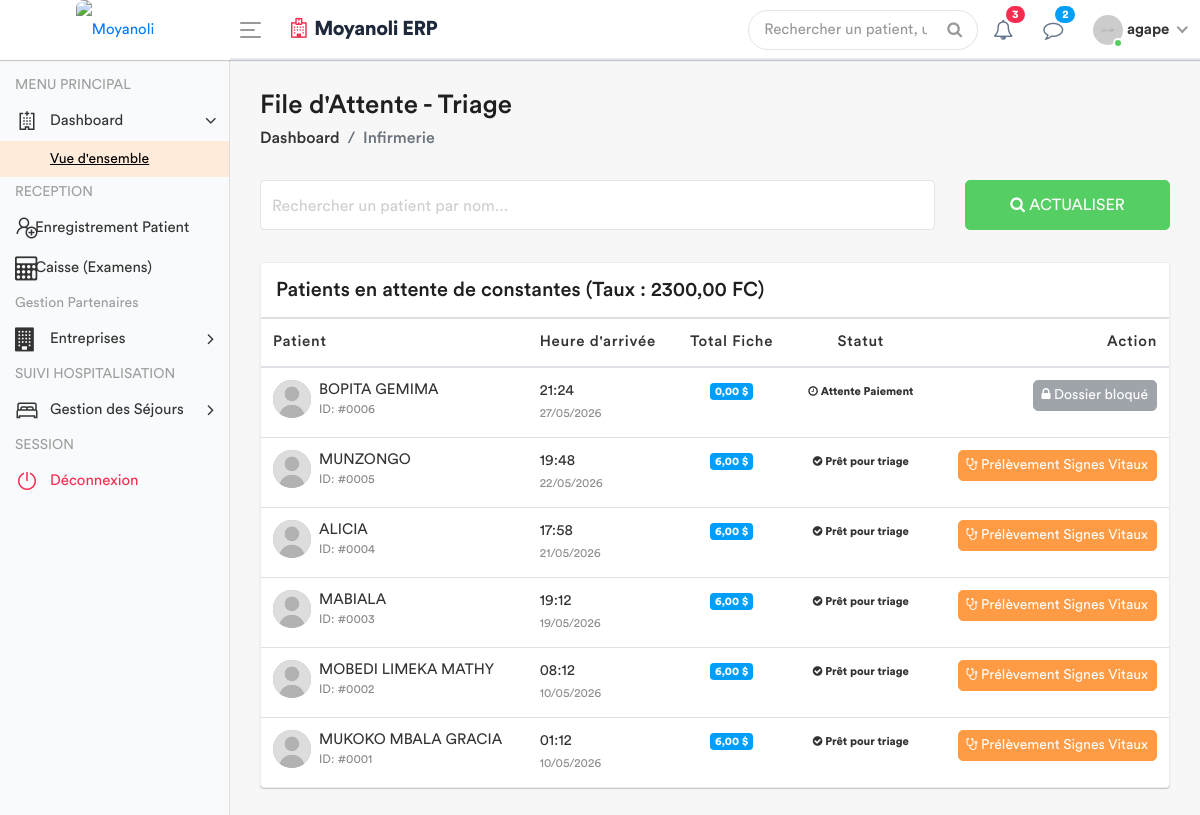
The page /infirmerie/attente/ (signed in) on the database as committed earlier.
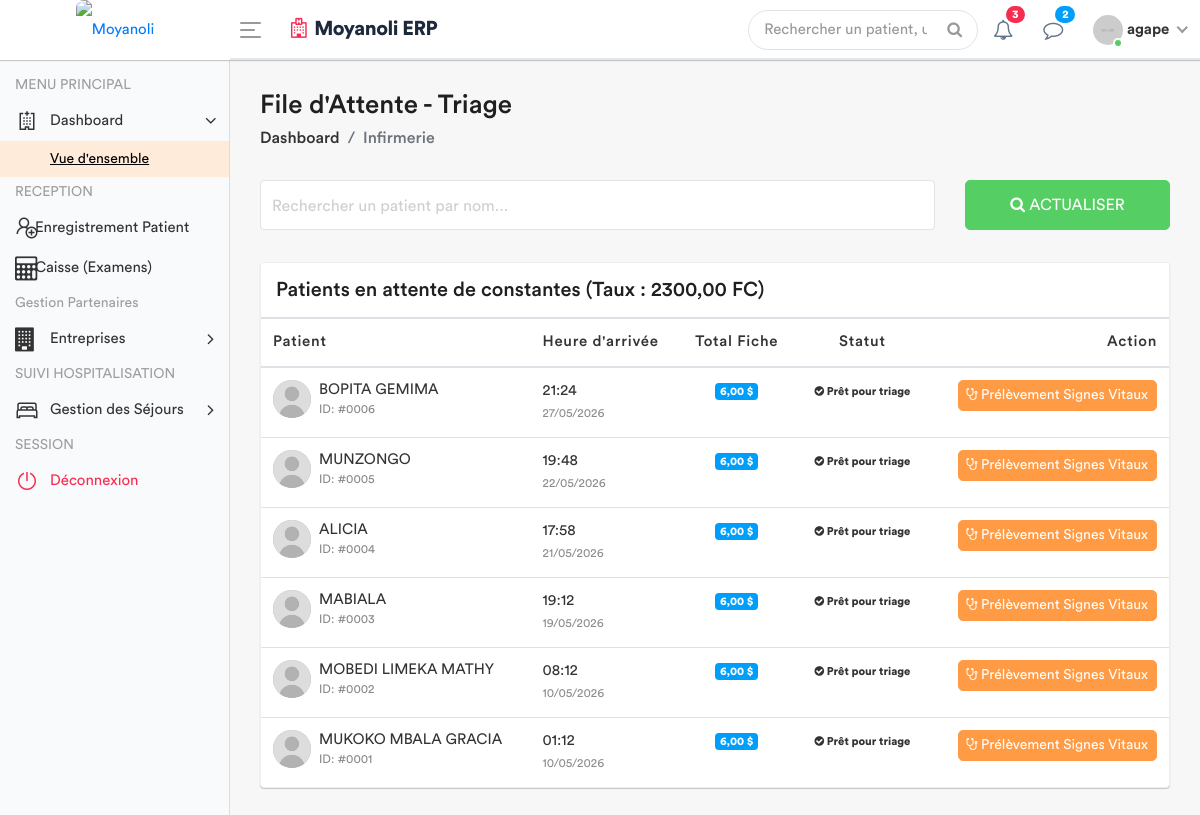
The same page on the database as committed later.
### apps/models.py (models this page shows, shortened)
class Patient(models.Model):
    code_patient = models.CharField(max_length=20, unique=True, editable=False)
    noms = models.CharField(max_length=100)
    service = models.ForeignKey('Service', on_delete=models.PROTECT, related_name='patients', null=True)
    sexe = models.CharField(max_length=1, choices=[('M', 'Masculin'), ('F', 'Féminin')])
    age = models.CharField(max_length=30)
    adresse = models.TextField()
    telephone = models.CharField(max_length=20)
    fiche_payee = models.BooleanField(default=False) # Pour le 1er passage
    created_by = models.ForeignKey(User, on_delete=models.SET_NULL, null=True, related_name='patients_crees')
    date_creation = models.DateTimeField(auto_now_add=True)
    date_modification = models.DateTimeField(auto_now=True)

### apps/views.py (the view)
# urls.py: path('infirmerie/attente/', views.liste_attente_triage, name='liste_attente_triage'),
@login_required
def liste_attente_triage(request):
    config = ConfigurationHopital.objects.first()
    taux = config.taux_usd_en_cdf if config else 2300.00
    patients_liste = Patient.objects.all().order_by('-date_creation')
    for patient in patients_liste:
        paiements = Paiement.objects.filter(patient=patient, service='FICHE')
        total_usd = 0
        for p in paiements:
            if p.devise == 'USD':
                total_usd += p.montant_verse
            else:
                total_usd += (p.montant_verse / taux)
        patient.total_fiche_usd = total_usd
        patient.a_solde_fiche = total_usd >= 6.00
    role = Fonction.objects.filter(userKey=request.user).first()
    fonctionKey = role.fonctionKey.roleName if role else None
    return render(request, 'back-end/infirmerie/liste_attente.html', {
        'patients': patients_liste,
        'taux': taux ,
        'fonctionKey' : fonctionKey
    })

### apps/templates/back-end/infirmerie/liste_attente.html (shortened to what the changed rows need)
<!DOCTYPE html>
{% load static %}
<html lang="fr">
    <head>
        {% include 'back-end/includes/css.html' %}
    </head>
    <body>
        <div class="main-wrapper">
            <div class="page-wrapper">
                <div class="content container-fluid">
                    <div class="card card-table mt-3">
                        <div class="card-body">
                            <div class="table-responsive">
                                <table class="table table-hover table-center mb-0" id="patientTable">
                                    <thead>
                                        <tr>
                                            <th>Patient</th>
                                            <th>Heure d'arrivée</th>
                                            <th class="text-center">Total Fiche</th>
                                            <th class="text-center">Statut</th>
                                            <th class="text-right">Action</th>
                                        </tr>
                                    </thead>
                                    <tbody>
                                        {% for patient in patients %}
                                        <tr>
                                            <td>
                                                <h2 class="table-avatar">
                                                    <a href="#" class="avatar avatar-sm mr-2">
                                                        <img class="avatar-img rounded-circle" src="{% static 'back-end/assets/img/user.jpg' %}" alt="User">
                                                    </a>
                                                    <a href="#">{{ patient.noms }} <span>ID: #{{ patient.id|stringformat:"04d" }}</span></a>
                                                </h2>
                                            </td>
                                            <td>{{ patient.date_creation|date:"H:i" }} <br><small class="text-muted">{{ patient.date_creation|date:"d/m/Y" }}</small></td>
                                            <td class="text-center">
                                                <span class="badge badge-info">{{ patient.total_fiche_usd|floatformat:2 }} $</span>
                                            </td>
                                            <td class="text-center">
                                                {% if patient.a_solde_fiche %}
                                                    <span class="badge badge-success-border"><i class="fa fa-check-circle"></i> Prêt pour triage</span>
                                                {% else %}
                                                    <span class="badge badge-danger-border"><i class="fa fa-clock-o"></i> Attente Paiement</span>
                                                {% endif %}
                                            </td>
                                            <td class="text-right">
                                                {% if patient.a_solde_fiche %}
                                                    <a href="{% url 'saisir_signes' patient.id %}" class="btn btn-primary btn-sm">
                                                        <i class="fa fa-stethoscope"></i> Prélèvement Signes Vitaux
                                                    </a>
                                                {% else %}
                                                    <button class="btn btn-secondary btn-sm" disabled title="Le patient doit d'abord solder la fiche (6 USD)">
                                                        <i class="fa fa-lock"></i> Dossier bloqué
                                                    </button>
                                                {% endif %}
                                            </td>
                                        </tr>
                                        {% empty %}
                                        <tr>
                                            <td colspan="5" class="text-center py-4">
                                                <div class="text-muted">Aucun patient dans la file d'attente.</div>
                                            </td>
                                        </tr>
                                        {% endfor %}
                                    </tbody>
                                </table>
                            </div>
                        </div>
                    </div>
                </div>
            </div>
        </div>
    </body>
</html>

Rows that differ between the two databases and show on the page:
changed Patient "BOPITA GEMIMA": total_fiche_usd "0,00" → "6,00"; text "Attente Paiement Dossier bloqué" → "Prêt pour triage Prélèvement Signes Vitaux"
